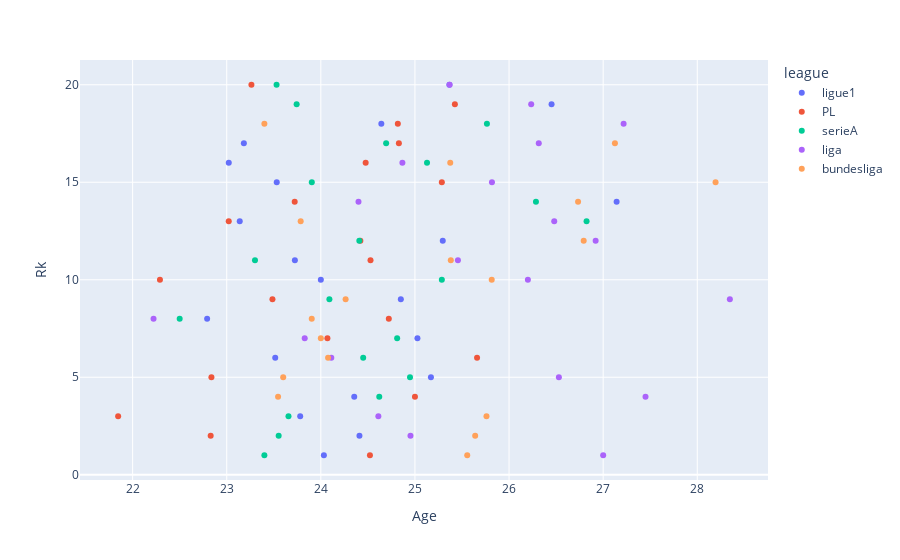

Here is the notebook cell this chart was saved with:
### Code cell
import numpy as np
import pandas as pd
import plotly.express as px 

pd.options.plotting.backend = "plotly"

leagues = pd.read_csv("data/concat_leagues/leagues.csv")

px.scatter(leagues[leagues["Years"] == "2004-05"], x='Age', y='Rk', 
           color="league", hover_name="Squad")

#px.scatter(leagues[leagues["Years"] == "2004-05"], x='Age', y='Rk', 
#           color="league", hover_name="Squad", color_discrete_map=, title="Age et Class",
#                 size='pop', size_max=50))

### Figure 1 — Plotly figure (JSON) as saved in the notebook; plotly's stock layout.template omitted (floating-point values rounded to 4 significant figures)
{"data": [{"hovertemplate": "<b>%{hovertext}</b><br><br>league=ligue1<br>Age=%{x}<br>Rk=%{y}<extra></extra>", "hovertext": ["AS Monaco", "Olympique Lyon", "FC Istres Ouest Provence", "SM Caen", "Ajaccio", "SC Bastia", "OGC Nice", "RC Strasbourg Alsace", "FC Metz", "Toulouse", "Saint-Etienne", "FC Nantes", "Auxerre", "FC Sochaux-Montbéliard", "RC Lens", "FC Girondins Bordeaux", "LOSC Lille", "Stade Rennais", "Olympique Marseille", "Paris Saint-Germain"], "legendgroup": "ligue1", "marker": {"color": "#636efa", "symbol": "circle"}, "mode": "markers", "name": "ligue1", "orientation": "v", "showlegend": true, "type": "scatter", "x": [23.78, 24.03, 25.37, 24.64, 27.14, 26.45, 25.3, 23.72, 23.02, 23.14, 23.52, 23.18, 22.79, 24, 25.03, 23.53, 24.41, 24.35, 25.17, 24.85], "xaxis": "x", "y": [3, 1, 20, 18, 14, 19, 12, 11, 16, 13, 6, 17, 8, 10, 7, 15, 2, 4, 5, 9], "yaxis": "y"}, {"hovertemplate": "<b>%{hovertext}</b><br><br>league=PL<br>Age=%{x}<br>Rk=%{y}<extra></extra>", "hovertext": ["Birmingham City", "Newcastle United", "Tottenham Hotspur", "Liverpool FC", "Arsenal FC", "Manchester United", "Norwich City", "Chelsea FC FC", "Crystal Palace", "West Bromwich Albion", "Charlton Athletic", "Portsmouth FC", "Bolton Wanderers", "Fulham FC", "Blackburn Rovers", "Everton FC", "Aston Villa", "Southampton FC", "Middlesbrough", "Manchester City"], "legendgroup": "PL", "marker": {"color": "#EF553B", "symbol": "circle"}, "mode": "markers", "name": "PL", "orientation": "v", "showlegend": true, "type": "scatter", "x": [24.42, 23.72, 23.49, 22.84, 22.83, 21.85, 25.42, 24.52, 24.82, 24.83, 24.53, 24.48, 25.66, 23.02, 25.29, 25, 22.29, 23.26, 24.07, 24.72], "xaxis": "x", "y": [12, 14, 9, 5, 2, 3, 19, 1, 18, 17, 11, 16, 6, 13, 15, 4, 10, 20, 7, 8], "yaxis": "y"}, {"hovertemplate": "<b>%{hovertext}</b><br><br>league=serieA<br>Age=%{x}<br>Rk=%{y}<extra></extra>", "hovertext": ["Parma FC", "ACF Fiorentina", "AS Roma", "Cagliari Calcio", "Inter Milan", "AS Livorno", "AC Milan", "Reggina Calcio", "Bologna FC 1909", "Juventus FC", "FC Messina Peloro", "Atalanta BC", "US Lecce", "Brescia Calcio", "Chievo Verona", "UC Sampdoria", "AC Siena", "SS Lazio", "US Palermo", "Udinese Calcio"], "legendgroup": "serieA", "marker": {"color": "#00cc96", "symbol": "circle"}, "mode": "markers", "name": "serieA", "orientation": "v", "showlegend": true, "type": "scatter", "x": [24.69, 25.13, 22.5, 24.41, 23.66, 24.09, 23.55, 25.29, 25.76, 23.4, 24.81, 23.53, 23.3, 23.74, 23.9, 24.95, 26.29, 26.82, 24.45, 24.62], "xaxis": "x", "y": [17, 16, 8, 12, 3, 9, 2, 10, 18, 1, 7, 20, 11, 19, 15, 5, 14, 13, 6, 4], "yaxis": "y"}, {"hovertemplate": "<b>%{hovertext}</b><br><br>league=liga<br>Age=%{x}<br>Rk=%{y}<extra></extra>", "hovertext": ["Atlético de Madrid", "CD Numancia", "Getafe CF", "Deportivo de La Coruña", "Valencia CF", "Albacete Balompié", "Levante UD", "CA Osasuna", "FC Barcelona", "Real Madrid", "Málaga CF", "Racing Santander", "RCD Mallorca", "RCD Espanyol Barcelona", "Real Zaragoza", "Athletic Bilbao", "Real Sociedad", "Villarreal CF", "Sevilla FC", "Real Betis Balompié"], "legendgroup": "liga", "marker": {"color": "#ab63fa", "symbol": "circle"}, "mode": "markers", "name": "liga", "orientation": "v", "showlegend": true, "type": "scatter", "x": [25.46, 26.24, 26.48, 28.35, 23.83, 25.37, 27.22, 25.82, 27, 24.95, 26.2, 24.87, 26.32, 26.53, 26.92, 22.22, 24.4, 24.61, 24.11, 27.45], "xaxis": "x", "y": [11, 19, 13, 9, 7, 20, 18, 15, 1, 2, 10, 16, 17, 5, 12, 8, 14, 3, 6, 4], "yaxis": "y"}, {"hovertemplate": "<b>%{hovertext}</b><br><br>league=bundesliga<br>Age=%{x}<br>Rk=%{y}<extra></extra>", "hovertext": ["FSV Mainz 05", "Bayern Munich", "SC Freiburg", "Arminia Bielefeld", "Hansa Rostock", "VfL Bochum", "Kaiserslautern", "Nuremberg", "Hannover 96", "Borussia Mönchengladbach", "VfL Wolfsburg", "Hamburger SV", "Hertha BSC", "Borussia Dortmund", "VfB Stuttgart", "Schalke 04", "Bayer 04 Leverkusen", "SV Werder Bremen"], "legendgroup": "bundesliga", "marker": {"color": "#FFA15A", "symbol": "circle"}, "mode": "markers", "name": "bundesliga", "orientation": "v", "showlegend": true, "type": "scatter", "x": [25.38, 25.56, 23.4, 23.79, 27.12, 25.38, 26.79, 26.73, 25.82, 28.19, 24.26, 23.9, 23.55, 24, 23.6, 25.64, 24.08, 25.76], "xaxis": "x", "y": [11, 1, 18, 13, 17, 16, 12, 14, 10, 15, 9, 8, 4, 7, 5, 2, 6, 3], "yaxis": "y"}], "layout": {"legend": {"title": {"text": "league"}, "tracegroupgap": 0}, "margin": {"t": 60}, "xaxis": {"anchor": "y", "domain": [0, 1], "title": {"text": "Age"}}, "yaxis": {"anchor": "x", "domain": [0, 1], "title": {"text": "Rk"}}}}
